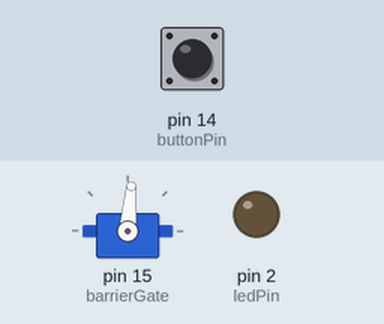
This sketch was run on a simulated Arduino Uno, built with avr-gcc and run on an emulated ATmega328P. On the bench: servo, output pins drawn as LEDs (lit = HIGH). The inputs (shaded band) are chosen by the test bench; at power-on: pin 14 (buttonPin) HIGH.

Above: at 1.2 s.
1.3 s: pin 14 (buttonPin) pulled LOW for 0.15 s
At 2.6 s:
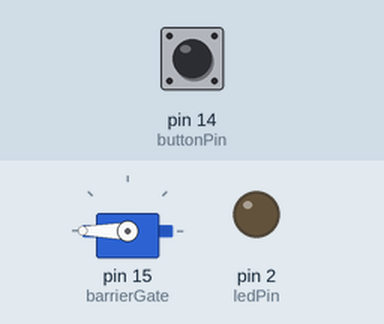
2.9 s: pin 14 (buttonPin) pulled LOW for 3.2 s
At 3.3 s:
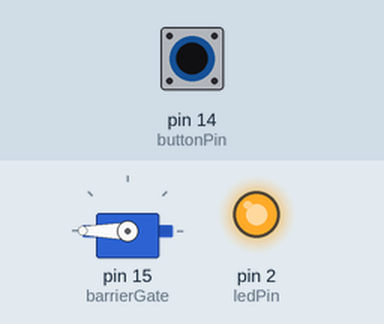
Timing chart, 0 to 7.6 s (numbered marks = the images above; inputs shaded):
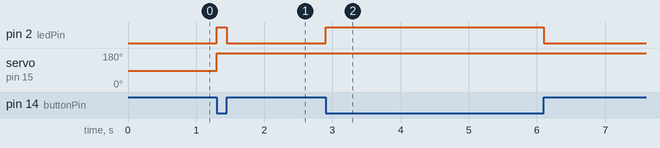

The sketch:

button_with_led_servo.ino
```cpp
#include <Servo.h> // Library for controlling the barrier gate servo

Servo barrierGate; // Create a servo object

const int buttonPin = 14; //Pin untuk Button
const int ledPin = 2; // Pin untuk LED

// variables will change:
int buttonState = 0;  // variable for reading the pushbutton status

void setup() {
  Serial.begin(9600);
  pinMode(buttonPin, INPUT);
  pinMode(ledPin, OUTPUT);
  digitalWrite(ledPin, LOW);

  // Attach the servo to the desired pin
  barrierGate.attach(15);
  barrierGate.write(85);
}

void loop() {
  // buttonIsPressed();
  // read the state of the pushbutton value:
  buttonState = digitalRead(buttonPin);

  // check if the pushbutton is pressed. If it is, the buttonState is HIGH:
  if (buttonState == LOW) {
    // turn LED on:
    digitalWrite(ledPin, HIGH);
    barrierGate.write(180); // Open the gate
  } else {
    // turn LED off:
    digitalWrite(ledPin, LOW);
  }
}
```

Measured:
- after the input at 1.3 s, pin 2 (ledPin): LOW → HIGH at once, → LOW 0.15 s later; servo on pin 15 (barrierGate): 85° → 180° at once
- after the input at 2.9 s, pin 2 (ledPin): LOW → HIGH at once, → LOW 3.2 s later
